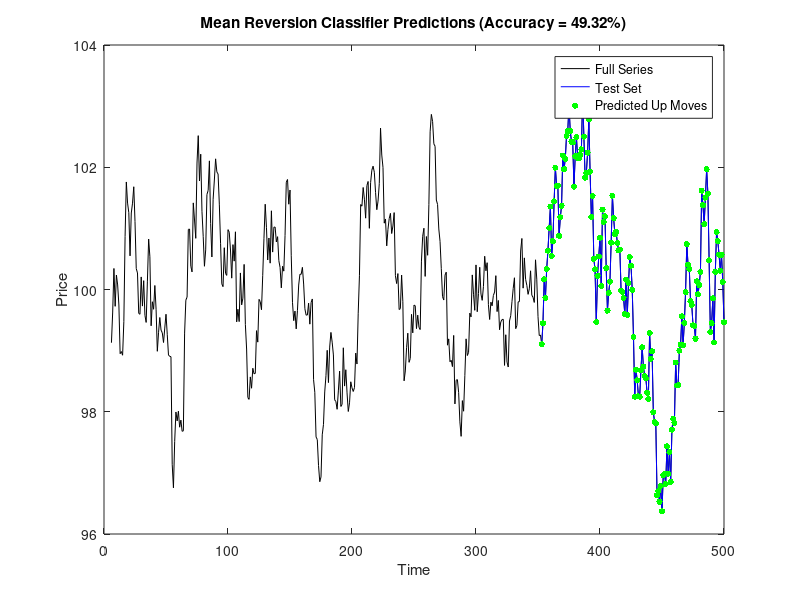

This figure's MATLAB source:
% Mean Reversion Signal Classifier (No Toolboxes)
% BuyPolar Capital - Machine Learning Module (MATLAB)

%% Simulate synthetic mean-reverting time series
n = 500;
k = 0.1;               % speed of mean reversion
sigma = 0.5;
mu = 100;             % long-term mean
rng(42);

X = zeros(n,1);
X(1) = mu + sigma*randn;
for t = 2:n
    X(t) = X(t-1) + k*(mu - X(t-1)) + sigma*randn;
end

%% Generate lag features and labels
lags = 5;
X_lagged = zeros(n-lags, lags);
for i = 1:lags
    X_lagged(:,i) = X(lags-i+1:end-i);
end

dY = sign(X(lags+1:end) - X(lags:end-1)); % +1 = up, -1 = down
labels = (dY > 0); % binary classification

%% Split into train/test
split = round(0.7*size(X_lagged,1));
X_train = X_lagged(1:split,:);
y_train = labels(1:split);
X_test = X_lagged(split+1:end,:);
y_test = labels(split+1:end);

%% Simple classifier: logistic regression (manual implementation)
X_aug = [ones(size(X_train,1),1), X_train];
w = (X_aug' * X_aug) \ (X_aug' * y_train); % least squares approximation

X_test_aug = [ones(size(X_test,1),1), X_test];
y_pred_prob = 1 ./ (1 + exp(-X_test_aug * w));
y_pred = y_pred_prob > 0.5;

acc = mean(y_pred == y_test);

%% Plot prediction vs true
if ~exist('plots', 'dir')
    mkdir('plots');
end

figure;
plot(lags+1:n, X(lags+1:end), 'k'); hold on;
plot(lags+1+split:n, X(lags+1+split:end), 'b');
scatter(find(y_pred==1)+lags+split, X(find(y_pred==1)+lags+split), 20, 'g', 'filled');
title(sprintf('Mean Reversion Classifier Predictions (Accuracy = %.2f%%)', acc*100));
xlabel('Time'); ylabel('Price');
legend('Full Series','Test Set','Predicted Up Moves');

print(gcf, fullfile('plots','mean_reversion_classifier'), '-dpdf');

disp('Mean reversion classifier simulation complete.');
